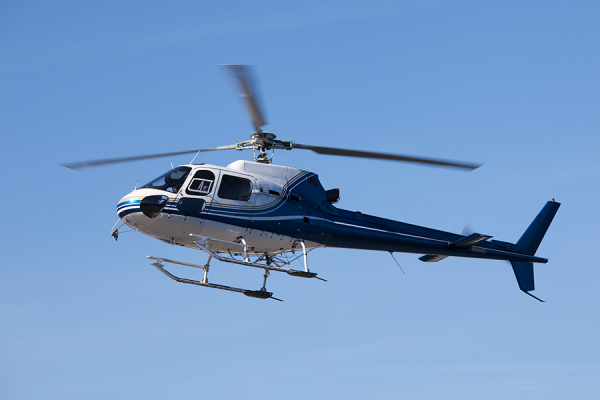
#> input picture images/helicopter.jpg, 600 x 400 px, found by its file name
$ python introduction.py
#> lines starting #> are read from the running program, lines starting #| are printed output that depends on the picture; after the words box and inside, x2 and y2 are one past the last pixel; in counts of white or black regions, pixels touching at a corner belong together
import numpy as np
import cv2 as cv
im = cv.imread('images/helicopter.jpg')
#> im is the input picture: shape (400, 600, 3); mean B, G, R 201.1, 155, 117.3
imgray = cv.cvtColor(im, cv.COLOR_BGR2GRAY)
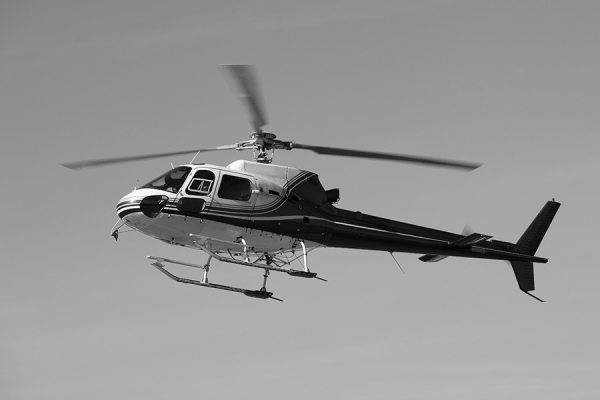
#> imgray: shape (400, 600); min 0, max 254, mean 148.9
ret, thresh = cv.threshold(imgray, 120, 255, 0)
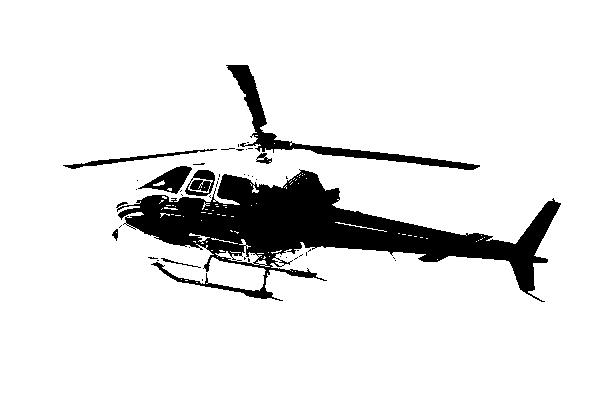
#> thresh: shape (400, 600); 89.6% white; 45 black regions (37 under 20 px)
contours, hierarchy = cv.findContours(thresh, cv.RETR_TREE, cv.CHAIN_APPROX_NONE)
#> contours = 182 contours, 162 with area under 20; largest, box (x1, y1, x2, y2) and area: (0, 0, 600, 400) 239001, (116, 169, 562, 303) 21790, (225, 64, 481, 171) 3121, (137, 165, 193, 195) 769, (62, 148, 218, 170) 641

cv.drawContours(imgray, contours, -1, (0,255,0), 3)
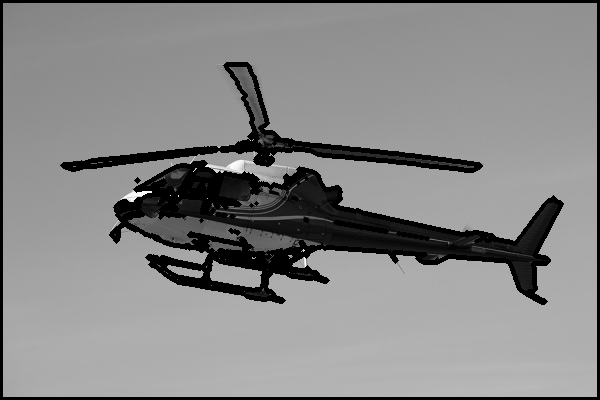
#> imgray: shape (400, 600); 10.31% of pixels changed, all inside (x1, y1, x2, y2) = (0, 0, 600, 400)

cv.imshow("im", imgray)
cv.imshow("thresh", thresh)
cv.waitKey(0)
cv.destroyAllWindows()
